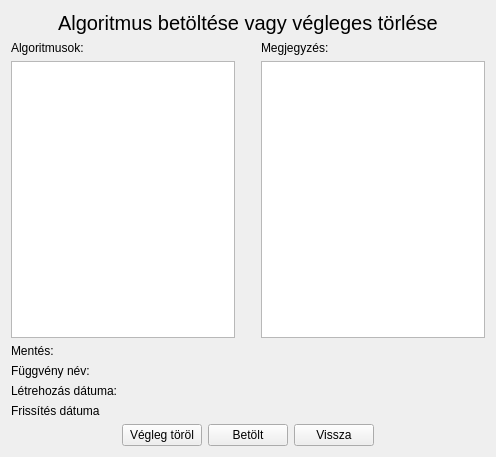
<?xml version="1.0" encoding="UTF-8"?>
<ui version="4.0">
 <class>Form</class>
 <widget class="QWidget" name="Form">
  <property name="geometry">
   <rect>
    <x>0</x>
    <y>0</y>
    <width>496</width>
    <height>457</height>
   </rect>
  </property>
  <property name="windowTitle">
   <string>Form</string>
  </property>
  <layout class="QVBoxLayout" name="verticalLayout_3">
   <item>
    <layout class="QHBoxLayout" name="horizontalLayout">
     <item>
      <spacer name="horizontalSpacer">
       <property name="orientation">
        <enum>Qt::Horizontal</enum>
       </property>
       <property name="sizeHint" stdset="0">
        <size>
         <width>40</width>
         <height>20</height>
        </size>
       </property>
      </spacer>
     </item>
     <item>
      <widget class="QLabel" name="label">
       <property name="font">
        <font>
         <pointsize>15</pointsize>
        </font>
       </property>
       <property name="text">
        <string>Algoritmus betöltése vagy végleges törlése</string>
       </property>
      </widget>
     </item>
     <item>
      <spacer name="horizontalSpacer_2">
       <property name="orientation">
        <enum>Qt::Horizontal</enum>
       </property>
       <property name="sizeHint" stdset="0">
        <size>
         <width>40</width>
         <height>20</height>
        </size>
       </property>
      </spacer>
     </item>
    </layout>
   </item>
   <item>
    <layout class="QHBoxLayout" name="horizontalLayout_2">
     <item>
      <layout class="QVBoxLayout" name="verticalLayout_2">
       <item>
        <widget class="QLabel" name="label_10">
         <property name="text">
          <string>Algoritmusok:</string>
         </property>
        </widget>
       </item>
       <item>
        <widget class="QListWidget" name="listWidget"/>
       </item>
      </layout>
     </item>
     <item>
      <spacer name="verticalSpacer">
       <property name="orientation">
        <enum>Qt::Vertical</enum>
       </property>
       <property name="sizeHint" stdset="0">
        <size>
         <width>20</width>
         <height>40</height>
        </size>
       </property>
      </spacer>
     </item>
     <item>
      <layout class="QVBoxLayout" name="verticalLayout">
       <item>
        <widget class="QLabel" name="label_11">
         <property name="text">
          <string>Megjegyzés:</string>
         </property>
        </widget>
       </item>
       <item>
        <widget class="QTextBrowser" name="out_readme"/>
       </item>
      </layout>
     </item>
    </layout>
   </item>
   <item>
    <layout class="QFormLayout" name="formLayout">
     <item row="0" column="0">
      <widget class="QLabel" name="label_3">
       <property name="text">
        <string>Mentés:</string>
       </property>
      </widget>
     </item>
     <item row="1" column="0">
      <widget class="QLabel" name="label_2">
       <property name="text">
        <string>Függvény név:</string>
       </property>
      </widget>
     </item>
     <item row="1" column="1">
      <widget class="QLabel" name="out_function_name">
       <property name="text">
        <string/>
       </property>
      </widget>
     </item>
     <item row="2" column="0">
      <widget class="QLabel" name="label_4">
       <property name="text">
        <string>Létrehozás dátuma:</string>
       </property>
      </widget>
     </item>
     <item row="2" column="1">
      <widget class="QLabel" name="out_create_date">
       <property name="text">
        <string/>
       </property>
      </widget>
     </item>
     <item row="3" column="0">
      <widget class="QLabel" name="label_5">
       <property name="text">
        <string>Frissítés dátuma</string>
       </property>
      </widget>
     </item>
     <item row="3" column="1">
      <widget class="QLabel" name="out_update_date">
       <property name="text">
        <string/>
       </property>
      </widget>
     </item>
     <item row="0" column="1">
      <widget class="QLabel" name="out_save_name">
       <property name="text">
        <string/>
       </property>
      </widget>
     </item>
    </layout>
   </item>
   <item>
    <layout class="QHBoxLayout" name="horizontalLayout_3">
     <item>
      <spacer name="horizontalSpacer_3">
       <property name="orientation">
        <enum>Qt::Horizontal</enum>
       </property>
       <property name="sizeHint" stdset="0">
        <size>
         <width>40</width>
         <height>20</height>
        </size>
       </property>
      </spacer>
     </item>
     <item>
      <widget class="QPushButton" name="btn_delete">
       <property name="text">
        <string>Végleg töröl</string>
       </property>
      </widget>
     </item>
     <item>
      <widget class="QPushButton" name="btn_load">
       <property name="text">
        <string>Betölt</string>
       </property>
      </widget>
     </item>
     <item>
      <widget class="QPushButton" name="btn_back">
       <property name="text">
        <string>Vissza</string>
       </property>
      </widget>
     </item>
     <item>
      <spacer name="horizontalSpacer_4">
       <property name="orientation">
        <enum>Qt::Horizontal</enum>
       </property>
       <property name="sizeHint" stdset="0">
        <size>
         <width>40</width>
         <height>20</height>
        </size>
       </property>
      </spacer>
     </item>
    </layout>
   </item>
  </layout>
 </widget>
 <resources/>
 <connections/>
</ui>
